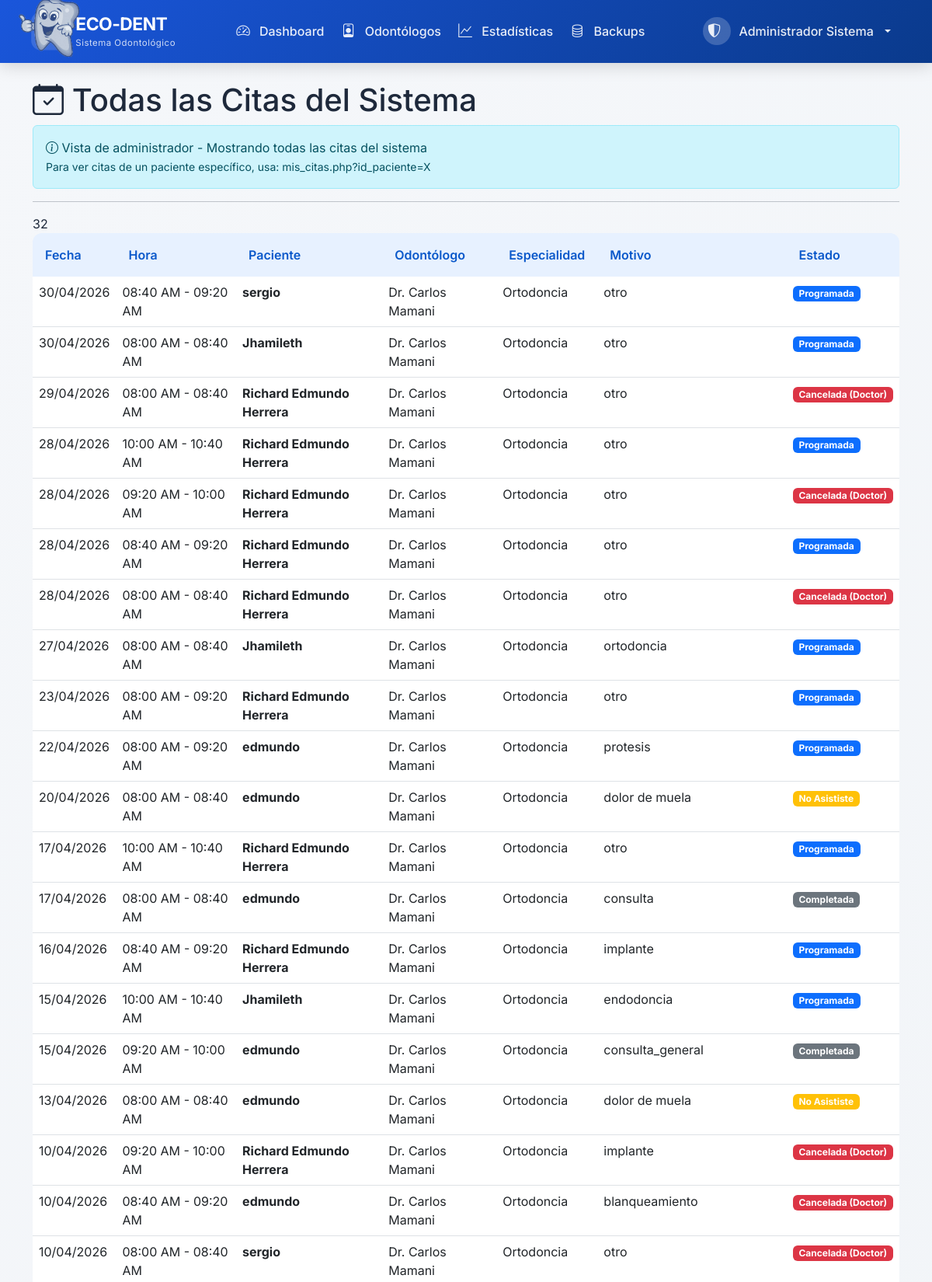
The page /public/paciente/mis_citas.php (signed in, upper part) on the database its author committed.
### tables this page shows
CREATE TABLE `citas` (
  `id_cita` int(11) NOT NULL AUTO_INCREMENT,
  `id_paciente` int(11) NOT NULL,
  `id_odontologo` int(11) NOT NULL,
  `id_tratamiento` int(11) DEFAULT NULL,
  `fecha_cita` date NOT NULL,
  `hora_cita` time NOT NULL,
  `hora_fin` time DEFAULT NULL,
  `motivo` varchar(255) DEFAULT NULL,
  `estado` enum('programada','confirmada','completada','cancelada_pac','cancelada_doc','ausente') DEFAULT 'programada',
  `cambios_realizados` int(11) DEFAULT 0,
  `limite_cambios` int(11) DEFAULT 3,
  `puede_modificar` tinyint(1) DEFAULT 1,
  `llego_tarde` tinyint(1) DEFAULT 0,
  `minutos_tarde` int(11) DEFAULT 0,
  `cancelado_por` int(11) DEFAULT NULL,
  `motivo_cancelacion` text DEFAULT NULL,
  `fecha_cancelacion` datetime DEFAULT NULL,
  `notificacion_enviada` tinyint(1) DEFAULT 0,
  `fecha_recordatorio_24h` datetime DEFAULT NULL,
  `fecha_recordatorio_1h` datetime DEFAULT NULL,
  `fecha_creacion` datetime DEFAULT current_timestamp(),
  `fecha_actualizacion` datetime DEFAULT NULL ON UPDATE current_timestamp(),
  PRIMARY KEY (`id_cita`),
  KEY `idx_fecha_cita` (`fecha_cita`),
  KEY `idx_odontologo_fecha` (`id_odontologo`,`fecha_cita`),
  KEY `idx_paciente` (`id_paciente`),
  KEY `idx_estado` (`estado`),
  KEY `idx_tratamiento` (`id_tratamiento`),
  CONSTRAINT `citas_ibfk_1` FOREIGN KEY (`id_paciente`) REFERENCES `pacientes` (`id_paciente`) ON DELETE CASCADE,
  CONSTRAINT `citas_ibfk_2` FOREIGN KEY (`id_odontologo`) REFERENCES `odontologos` (`id_odontologo`) ON DELETE CASCADE,
  CONSTRAINT `fk_cita_tratamiento` FOREIGN KEY (`id_tratamiento`) REFERENCES `tratamientos` (`id_tratamiento`) ON DELETE SET NULL
);

CREATE TABLE `usuarios` (
  `id_usuario` int(11) NOT NULL AUTO_INCREMENT,
  `email` varchar(100) NOT NULL,
  `contrasena_hash` varchar(255) NOT NULL,
  `nombre_completo` varchar(150) NOT NULL,
  `telefono` varchar(20) DEFAULT NULL,
  `rol` enum('paciente','odontologo','admin') NOT NULL,
  `email_verificado` tinyint(1) DEFAULT 0,
  `codigo_verificacion` varchar(10) DEFAULT NULL,
  `codigo_expiracion` datetime DEFAULT NULL,
  `activo` tinyint(1) DEFAULT 1,
  `fecha_registro` datetime DEFAULT current_timestamp(),
  `ultimo_acceso` datetime DEFAULT NULL,
  PRIMARY KEY (`id_usuario`),
  UNIQUE KEY `email` (`email`),
  KEY `idx_email` (`email`),
  KEY `idx_rol` (`rol`)
);

CREATE TABLE `odontologos` (
  `id_odontologo` int(11) NOT NULL AUTO_INCREMENT,
  `id_usuario` int(11) NOT NULL,
  `especialidad_principal` varchar(100) NOT NULL,
  `especialidades_adicionales` text DEFAULT NULL,
  `duracion_cita_min` int(11) DEFAULT 40,
  `max_citas_dia` int(11) DEFAULT 8,
  `color_calendario` varchar(7) DEFAULT '#2E75B6',
  `activo` tinyint(1) DEFAULT 1,
  PRIMARY KEY (`id_odontologo`),
  UNIQUE KEY `id_usuario` (`id_usuario`),
  KEY `idx_activo` (`activo`),
  CONSTRAINT `odontologos_ibfk_1` FOREIGN KEY (`id_usuario`) REFERENCES `usuarios` (`id_usuario`) ON DELETE CASCADE
);

### includes/funciones.php (called while the page is built, shortened)
<?php
function esPaciente() {
    return isset($_SESSION['rol']) && $_SESSION['rol'] === 'paciente';
}
function esAdmin() {
    return isset($_SESSION['rol']) && $_SESSION['rol'] === 'admin';
}
?>

### public/paciente/mis_citas.php (the view, shortened to what this page needs)
<?php
require_once '../../config/database.php';
require_once '../../includes/funciones.php';
$es_admin = esAdmin();
$es_paciente = esPaciente();
$id_paciente = null;
$nombre_paciente = null;
if ($es_paciente && $id_paciente) {
    $sql = "SELECT c.*,
                   u.nombre_completo as nombre_odontologo,
                   o.especialidad_principal
            FROM citas c
            JOIN odontologos o ON c.id_odontologo = o.id_odontologo
            JOIN usuarios u ON o.id_usuario = u.id_usuario
            WHERE c.id_paciente = ?
            ORDER BY c.fecha_cita DESC, c.hora_cita DESC";
    $stmt = $conexion->prepare($sql);
    $stmt->bind_param("i", $id_paciente);
    $stmt->execute();
    $citas = $stmt->get_result();
} elseif ($es_admin) {
    $sql = "SELECT c.*,
                   u.nombre_completo as nombre_odontologo,
                   o.especialidad_principal,
                   p2.nombre_completo as nombre_paciente
            FROM citas c
            JOIN odontologos o ON c.id_odontologo = o.id_odontologo
            JOIN usuarios u ON o.id_usuario = u.id_usuario
            JOIN pacientes p ON c.id_paciente = p.id_paciente
            JOIN usuarios p2 ON p.id_usuario = p2.id_usuario
            ORDER BY c.fecha_cita DESC, c.hora_cita DESC
            LIMIT 100";
    $citas = $conexion->query($sql);
} else {
    $citas = new mysqli_result();
    $citas->num_rows = 0;
}
require_once '../../includes/header.php';
?>
<div class="row">
    <div class="col-md-12">
        <h1><i class="bi bi-calendar-check"></i>
            <?php
            if ($es_admin && $nombre_paciente) {
                echo "Citas de: " . htmlspecialchars($nombre_paciente);
            } elseif ($es_admin) {
                echo "Todas las Citas del Sistema";
            } else {
                echo "Mis Citas";
            }
            ?>
        </h1>
        <?php if ($es_admin): ?>
            <div class="alert alert-info">
                <i class="bi bi-info-circle"></i> Vista de administrador - Mostrando todas las citas del sistema
                <?php if (!$nombre_paciente): ?>
                    <br><small>Para ver citas de un paciente específico, usa: mis_citas.php?id_paciente=X</small>
                <?php endif; ?>
            </div>
        <?php endif; ?>
        <hr>
        <?php if (!$citas || $citas->num_rows === 0): ?>
            <div class="alert alert-info">
                <i class="bi bi-info-circle"></i>
                <?php
                if ($es_admin && $nombre_paciente) {
                    echo "Este paciente no tiene citas registradas.";
                } elseif ($es_admin) {
                    echo "No hay citas registradas en el sistema.";
                } else {
                    echo "No tienes citas agendadas. <a href='agendar.php'>¡Agenda tu primera cita ahora!</a>";
                }
                ?>
            </div>
        <?php else: ?>
            <div class="table-responsive">
                <table class="table table-hover">
                    <thead class="table-dark">
                            <th>Fecha</th>
                            <th>Hora</th>
                            <?php if ($es_admin && !$nombre_paciente): ?>
                                <th>Paciente</th>
                            <?php endif; ?>
                            <th>Odontólogo</th>
                            <th>Especialidad</th>
                            <th>Motivo</th>
                            <th>Estado</th>
                    </thead>
                    <tbody>
                        <?php while ($cita = $citas->fetch_assoc()): ?>
                            <tr>
                                <td><?php echo date('d/m/Y', strtotime($cita['fecha_cita'])); ?></td>
                                <td><?php echo date('h:i A', strtotime($cita['hora_cita'])).' - '.date('h:i A', strtotime($cita['hora_fin'])); ?></td>
                                <?php if ($es_admin && !$nombre_paciente): ?>
                                    <td>
                                        <strong><?php echo htmlspecialchars($cita['nombre_paciente'] ?? 'N/A'); ?></strong>
                                    </td>
                                <?php endif; ?>
                                <td><?php echo htmlspecialchars($cita['nombre_odontologo']); ?></td>
                                <td><?php echo htmlspecialchars($cita['especialidad_principal']); ?></td>
                                <td><?php echo $cita['motivo'] ?? '-'; ?></td>
                                <td>
                                    <?php
                                    $estados = [
                                        'programada' => 'badge bg-primary',
                                        'confirmada' => 'badge bg-success',
                                        'completada' => 'badge bg-secondary',
                                        'cancelada_pac' => 'badge bg-danger',
                                        'cancelada_doc' => 'badge bg-danger',
                                        'ausente' => 'badge bg-warning'
                                    ];
                                    $estado_texto = [
                                        'programada' => 'Programada',
                                        'confirmada' => 'Confirmada',
                                        'completada' => 'Completada',
                                        'cancelada_pac' => 'Cancelada (Tú)',
                                        'cancelada_doc' => 'Cancelada (Doctor)',
                                        'ausente' => 'No Asististe'
                                    ];
                                    $clase = $estados[$cita['estado']] ?? 'badge bg-secondary';
                                    ?>
                                    <span class="<?php echo $clase; ?>">
                                        <?php echo $estado_texto[$cita['estado']] ?? $cita['estado']; ?>
                                    </span>
                            </tr>
                        <?php endwhile; ?>
                    </tbody>
                </table>
            </div>
        <?php endif; ?>
    </div>
</div>
<?php
require_once '../../includes/footer.php';
?>

### public/css/estilos.css (style rules this page uses)
:root { --primary-color: #0a58ca; --primary-dark: #0a58ca; --primary-light: #e7f1ff; --secondary-color: #20c997; --danger-color: #dc3545; --warning-color: #ffc107; --info-color: #0dcaf0; --dark-color: #1e293b; --light-color: #f8f9fc; --success-color: #198754; --gray-color: #6c757d; --border-radius: 12px; --box-shadow: 0 4px 12px rgba(0, 0, 0, 0.08); --transition: all 0.3s ease; }
* { margin: 0; padding: 0; box-sizing: border-box; }
body { font-family: 'Inter', sans-serif; background: linear-gradient(135deg, #f5f7fa 0%, #eef2f6 100%); min-height: 100vh; display: flex; flex-direction: column; color: var(--dark-color); }
.table { border-radius: var(--border-radius); overflow: hidden; }
.table thead th { background: var(--primary-light); color: var(--primary-dark); font-weight: 600; border-bottom: none; padding: 1rem; }
.table tbody tr { transition: var(--transition); }

### rows shown on the page
citas: fecha_cita "30/04/2026", hora_cita "08:40 AM", hora_fin "09:20 AM", usuarios.nombre_completo "sergio", usuarios.nombre_completo "Dr. Carlos Mamani", id_odontologo.especialidad_principal "Ortodoncia", motivo "otro", estado "Programada"
citas: fecha_cita "30/04/2026", hora_cita "08:00 AM", hora_fin "08:40 AM", usuarios.nombre_completo "Jhamileth", usuarios.nombre_completo "Dr. Carlos Mamani", id_odontologo.especialidad_principal "Ortodoncia", motivo "otro", estado "Programada"
citas: fecha_cita "29/04/2026", hora_cita "08:00 AM", hora_fin "08:40 AM", usuarios.nombre_completo "Richard Edmundo Herrera", usuarios.nombre_completo "Dr. Carlos Mamani", id_odontologo.especialidad_principal "Ortodoncia", motivo "otro", estado "Cancelada (Doctor)"
citas: fecha_cita "28/04/2026", hora_cita "10:00 AM", hora_fin "10:40 AM", usuarios.nombre_completo "Richard Edmundo Herrera", usuarios.nombre_completo "Dr. Carlos Mamani", id_odontologo.especialidad_principal "Ortodoncia", motivo "otro", estado "Programada"
citas: fecha_cita "28/04/2026", hora_cita "09:20 AM", hora_fin "10:00 AM", usuarios.nombre_completo "Richard Edmundo Herrera", usuarios.nombre_completo "Dr. Carlos Mamani", id_odontologo.especialidad_principal "Ortodoncia", motivo "otro", estado "Cancelada (Doctor)"
citas: fecha_cita "28/04/2026", hora_cita "08:40 AM", hora_fin "09:20 AM", usuarios.nombre_completo "Richard Edmundo Herrera", usuarios.nombre_completo "Dr. Carlos Mamani", id_odontologo.especialidad_principal "Ortodoncia", motivo "otro", estado "Programada"
citas: fecha_cita "28/04/2026", hora_cita "08:00 AM", hora_fin "08:40 AM", usuarios.nombre_completo "Richard Edmundo Herrera", usuarios.nombre_completo "Dr. Carlos Mamani", id_odontologo.especialidad_principal "Ortodoncia", motivo "otro", estado "Cancelada (Doctor)"
citas: fecha_cita "27/04/2026", hora_cita "08:00 AM", hora_fin "08:40 AM", usuarios.nombre_completo "Jhamileth", usuarios.nombre_completo "Dr. Carlos Mamani", id_odontologo.especialidad_principal "Ortodoncia", motivo "ortodoncia", estado "Programada"
citas: fecha_cita "23/04/2026", hora_cita "08:00 AM", hora_fin "09:20 AM", usuarios.nombre_completo "Richard Edmundo Herrera", usuarios.nombre_completo "Dr. Carlos Mamani", id_odontologo.especialidad_principal "Ortodoncia", motivo "otro", estado "Programada"
citas: fecha_cita "22/04/2026", hora_cita "08:00 AM", hora_fin "09:20 AM", usuarios.nombre_completo "edmundo", usuarios.nombre_completo "Dr. Carlos Mamani", id_odontologo.especialidad_principal "Ortodoncia", motivo "protesis", estado "Programada"
citas: fecha_cita "20/04/2026", hora_cita "08:00 AM", hora_fin "08:40 AM", usuarios.nombre_completo "edmundo", usuarios.nombre_completo "Dr. Carlos Mamani", id_odontologo.especialidad_principal "Ortodoncia", motivo "dolor de muela", estado "No Asististe"
citas: fecha_cita "17/04/2026", hora_cita "10:00 AM", hora_fin "10:40 AM", usuarios.nombre_completo "Richard Edmundo Herrera", usuarios.nombre_completo "Dr. Carlos Mamani", id_odontologo.especialidad_principal "Ortodoncia", motivo "otro", estado "Programada"
citas: fecha_cita "17/04/2026", hora_cita "08:00 AM", hora_fin "08:40 AM", usuarios.nombre_completo "edmundo", usuarios.nombre_completo "Dr. Carlos Mamani", id_odontologo.especialidad_principal "Ortodoncia", motivo "consulta", estado "Completada"
citas: fecha_cita "16/04/2026", hora_cita "08:40 AM", hora_fin "09:20 AM", usuarios.nombre_completo "Richard Edmundo Herrera", usuarios.nombre_completo "Dr. Carlos Mamani", id_odontologo.especialidad_principal "Ortodoncia", motivo "implante", estado "Programada"
citas: fecha_cita "15/04/2026", hora_cita "10:00 AM", hora_fin "10:40 AM", usuarios.nombre_completo "Jhamileth", usuarios.nombre_completo "Dr. Carlos Mamani", id_odontologo.especialidad_principal "Ortodoncia", motivo "endodoncia", estado "Programada"
citas: fecha_cita "15/04/2026", hora_cita "09:20 AM", hora_fin "10:00 AM", usuarios.nombre_completo "edmundo", usuarios.nombre_completo "Dr. Carlos Mamani", id_odontologo.especialidad_principal "Ortodoncia", motivo "consulta_general", estado "Completada"
citas: fecha_cita "13/04/2026", hora_cita "08:00 AM", hora_fin "08:40 AM", usuarios.nombre_completo "edmundo", usuarios.nombre_completo "Dr. Carlos Mamani", id_odontologo.especialidad_principal "Ortodoncia", motivo "dolor de muela", estado "No Asististe"
citas: fecha_cita "10/04/2026", hora_cita "09:20 AM", hora_fin "10:00 AM", usuarios.nombre_completo "Richard Edmundo Herrera", usuarios.nombre_completo "Dr. Carlos Mamani", id_odontologo.especialidad_principal "Ortodoncia", motivo "implante", estado "Cancelada (Doctor)"
citas: fecha_cita "10/04/2026", hora_cita "08:40 AM", hora_fin "09:20 AM", usuarios.nombre_completo "edmundo", usuarios.nombre_completo "Dr. Carlos Mamani", id_odontologo.especialidad_principal "Ortodoncia", motivo "blanqueamiento", estado "Cancelada (Doctor)"
citas: fecha_cita "10/04/2026", hora_cita "08:00 AM", hora_fin "08:40 AM", usuarios.nombre_completo "sergio", usuarios.nombre_completo "Dr. Carlos Mamani", id_odontologo.especialidad_principal "Ortodoncia", motivo "otro", estado "Cancelada (Doctor)"

### other values the page prints
$_SESSION['nombre_completo'] "Administrador Sistema"
